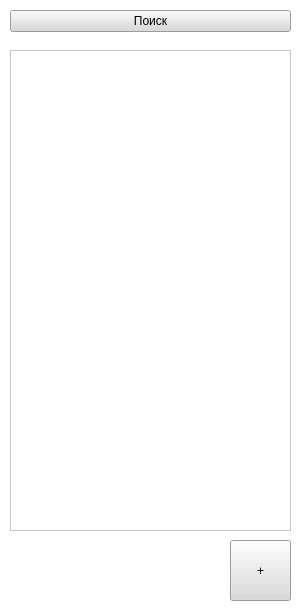
<?xml version="1.0" encoding="UTF-8"?>
<ui version="4.0">
 <class>MainWindow</class>
 <widget class="QMainWindow" name="MainWindow">
  <property name="geometry">
   <rect>
    <x>0</x>
    <y>0</y>
    <width>301</width>
    <height>613</height>
   </rect>
  </property>
  <property name="minimumSize">
   <size>
    <width>301</width>
    <height>613</height>
   </size>
  </property>
  <property name="maximumSize">
   <size>
    <width>301</width>
    <height>613</height>
   </size>
  </property>
  <property name="baseSize">
   <size>
    <width>301</width>
    <height>613</height>
   </size>
  </property>
  <property name="font">
   <font>
    <pointsize>9</pointsize>
   </font>
  </property>
  <property name="cursor">
   <cursorShape>ArrowCursor</cursorShape>
  </property>
  <property name="windowTitle">
   <string>Заметки</string>
  </property>
  <property name="styleSheet">
   <string notr="true">background-color: rgb(255, 255, 255);</string>
  </property>
  <widget class="QWidget" name="centralwidget">
   <widget class="QWidget" name="verticalLayoutWidget">
    <property name="geometry">
     <rect>
      <x>10</x>
      <y>10</y>
      <width>281</width>
      <height>61</height>
     </rect>
    </property>
    <layout class="QVBoxLayout" name="verticalLayout">
     <item>
      <widget class="QPushButton" name="search_button">
       <property name="styleSheet">
        <string notr="true">background-color: rgb(217, 217, 217);</string>
       </property>
       <property name="text">
        <string>Поиск</string>
       </property>
      </widget>
     </item>
     <item>
      <spacer name="verticalSpacer">
       <property name="orientation">
        <enum>Qt::Vertical</enum>
       </property>
       <property name="sizeHint" stdset="0">
        <size>
         <width>20</width>
         <height>40</height>
        </size>
       </property>
      </spacer>
     </item>
    </layout>
   </widget>
   <widget class="QPushButton" name="add_button">
    <property name="geometry">
     <rect>
      <x>230</x>
      <y>540</y>
      <width>61</width>
      <height>61</height>
     </rect>
    </property>
    <property name="minimumSize">
     <size>
      <width>61</width>
      <height>61</height>
     </size>
    </property>
    <property name="maximumSize">
     <size>
      <width>61</width>
      <height>61</height>
     </size>
    </property>
    <property name="baseSize">
     <size>
      <width>61</width>
      <height>61</height>
     </size>
    </property>
    <property name="styleSheet">
     <string notr="true">font: 24pt &quot;MS Shell Dlg 2&quot;;
background-color: rgb(217, 217, 217);</string>
    </property>
    <property name="text">
     <string>+</string>
    </property>
   </widget>
   <widget class="QListView" name="list_of_notes">
    <property name="geometry">
     <rect>
      <x>10</x>
      <y>50</y>
      <width>281</width>
      <height>481</height>
     </rect>
    </property>
   </widget>
  </widget>
 </widget>
 <resources/>
 <connections/>
</ui>
